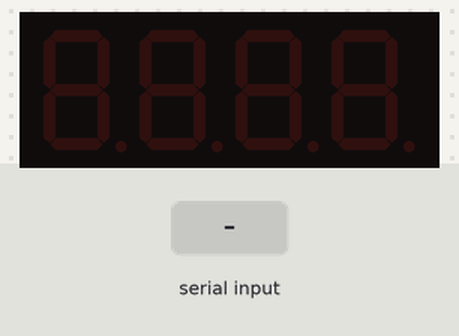
Bench run of a sketch on a simulated Arduino Uno, built with avr-gcc and run on an emulated ATmega328P. On the bench: 4-digit seven-segment display. The test bench sets the inputs (shaded band). What the sketch prints to the serial monitor is not drawn.

Above: at 1.2 s.
1.3 s: "90,45\n" received over Serial
At 1.6 s:
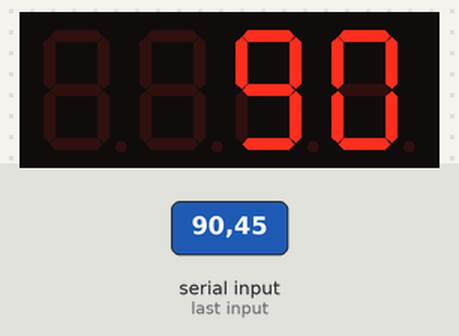
At 2.7 s:
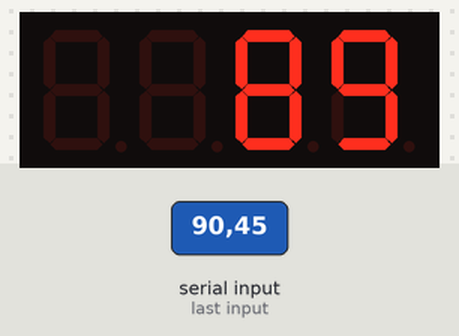
Timing chart, 0 to 4.3 s (numbered marks = the images above; inputs shaded):
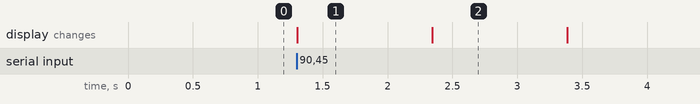

Measured:
- after the input at 1.3 s, the display: changes at once (image 1)
- what the display in image 1 shows lasts 1.0 s, from 1.3 s to 2.3 s

The sketch:

Alarm_TImer_Project.ino
```cpp
int A = 2;
int B = 7;
int C = 11;
int D = 9;
int E = 8;
int F = 3;
int G = 12;
int DP = 10;
int D1 = 4;
int D2 = 5;
int D3 = 6;
int D4 = 13;
int userInput;
int buzzPin = A4;
int delayTime = 5;

#include "SevSeg.h"
SevSeg sevseg;

byte numDigits = 4;
byte digitPins[] = {D1, D2, D3, D4};
byte segmentPins[] = {A,B,C,D,E,F,G,DP};
bool resistorsOnSegments = true;
byte hardwareConfig = COMMON_CATHODE;

void setup() {
  // put your setup code here, to run once:
sevseg.begin(hardwareConfig,numDigits,digitPins,segmentPins,resistorsOnSegments);
sevseg.setBrightness(90);
Serial.begin(9600);

}

void loop() {
  // put your main code here, to run repeatedly:
Serial.println("Set a timer for seconds, maximum: 9999");
while(Serial.available() == 0){

}
userInput = Serial.parseInt();
if(userInput <= 9999 && userInput > 0){ // Everything must be true for the code to work
  while(userInput > 0){
  sevseg.setNumber(userInput);

sevseg.refreshDisplay();
delay(delayTime);
sevseg.refreshDisplay();
delay(delayTime);
sevseg.refreshDisplay();
delay(delayTime);
sevseg.refreshDisplay();
delay(delayTime);
sevseg.refreshDisplay();
delay(delayTime);
sevseg.refreshDisplay();
delay(delayTime);
sevseg.refreshDisplay();
delay(delayTime);
sevseg.refreshDisplay();
delay(delayTime);
sevseg.refreshDisplay();
delay(delayTime);
sevseg.refreshDisplay();
delay(delayTime);
sevseg.refreshDisplay();
delay(delayTime);
sevseg.refreshDisplay();
delay(delayTime);
sevseg.refreshDisplay();
delay(delayTime);
sevseg.refreshDisplay();
delay(delayTime);
sevseg.refreshDisplay();
delay(delayTime);
sevseg.refreshDisplay();
delay(delayTime);
sevseg.refreshDisplay();
delay(delayTime);
sevseg.refreshDisplay();
delay(delayTime);
sevseg.refreshDisplay();
delay(delayTime);
sevseg.refreshDisplay();
delay(delayTime);
sevseg.refreshDisplay();
delay(delayTime);
sevseg.refreshDisplay();
delay(delayTime);
sevseg.refreshDisplay();
delay(delayTime);
sevseg.refreshDisplay();
delay(delayTime);
sevseg.refreshDisplay();
delay(delayTime);
sevseg.refreshDisplay();
delay(delayTime);
sevseg.refreshDisplay();
delay(delayTime);
sevseg.refreshDisplay();
delay(delayTime);
sevseg.refreshDisplay();
delay(delayTime);
sevseg.refreshDisplay();
delay(delayTime);
sevseg.refreshDisplay();
delay(delayTime);
sevseg.refreshDisplay();
delay(delayTime);
sevseg.refreshDisplay();
delay(delayTime);
sevseg.refreshDisplay();
delay(delayTime);
sevseg.refreshDisplay();
delay(delayTime);
sevseg.refreshDisplay();
delay(delayTime);
sevseg.refreshDisplay();
delay(delayTime);
sevseg.refreshDisplay();
delay(delayTime);
sevseg.refreshDisplay();
delay(delayTime);
sevseg.refreshDisplay();
delay(delayTime);
sevseg.refreshDisplay();
delay(delayTime);
sevseg.refreshDisplay();
delay(delayTime);
sevseg.refreshDisplay();
delay(delayTime);
sevseg.refreshDisplay();
delay(delayTime);
sevseg.refreshDisplay();
delay(delayTime);
sevseg.refreshDisplay();
delay(delayTime);
sevseg.refreshDisplay();
delay(delayTime);
sevseg.refreshDisplay();
delay(delayTime);
sevseg.refreshDisplay();
delay(delayTime);
sevseg.refreshDisplay();
delay(delayTime);
sevseg.refreshDisplay();
delay(delayTime);
sevseg.refreshDisplay();
delay(delayTime);
sevseg.refreshDisplay();
delay(delayTime);
sevseg.refreshDisplay();
delay(delayTime);
sevseg.refreshDisplay();
delay(delayTime);
sevseg.refreshDisplay();
delay(delayTime);
sevseg.refreshDisplay();
delay(delayTime);
sevseg.refreshDisplay();
delay(delayTime);
sevseg.refreshDisplay();
delay(delayTime);
sevseg.refreshDisplay();
delay(delayTime);
sevseg.refreshDisplay();
delay(delayTime);
sevseg.refreshDisplay();
delay(delayTime);
sevseg.refreshDisplay();
delay(delayTime);
sevseg.refreshDisplay();
delay(delayTime);
sevseg.refreshDisplay();
delay(delayTime);
sevseg.refreshDisplay();
delay(delayTime);
sevseg.refreshDisplay();
delay(delayTime);
sevseg.refreshDisplay();
delay(delayTime);
sevseg.refreshDisplay();
delay(delayTime);
sevseg.refreshDisplay();
delay(delayTime);
sevseg.refreshDisplay();
delay(delayTime);
sevseg.refreshDisplay();
delay(delayTime);
sevseg.refreshDisplay();
delay(delayTime);
sevseg.refreshDisplay();
delay(delayTime);
sevseg.refreshDisplay();
delay(delayTime);
sevseg.refreshDisplay();
delay(delayTime);
sevseg.refreshDisplay();
delay(delayTime);
sevseg.refreshDisplay();
delay(delayTime);
sevseg.refreshDisplay();
delay(delayTime);
sevseg.refreshDisplay();
delay(delayTime);
sevseg.refreshDisplay();
delay(delayTime);
sevseg.refreshDisplay();
delay(delayTime);
sevseg.refreshDisplay();
delay(delayTime);
sevseg.refreshDisplay();
delay(delayTime);
sevseg.refreshDisplay();
delay(delayTime);
sevseg.refreshDisplay();
delay(delayTime);
sevseg.refreshDisplay();
delay(delayTime);
sevseg.refreshDisplay();
delay(delayTime);
sevseg.refreshDisplay();
delay(delayTime);
sevseg.refreshDisplay();
delay(delayTime);
sevseg.refreshDisplay();
delay(delayTime);
sevseg.refreshDisplay();
delay(delayTime);
sevseg.refreshDisplay();
delay(delayTime);
sevseg.refreshDisplay();
delay(delayTime);
sevseg.refreshDisplay();
delay(delayTime);
sevseg.refreshDisplay();
delay(delayTime);
sevseg.refreshDisplay();
delay(delayTime);
sevseg.refreshDisplay();
delay(delayTime);
sevseg.refreshDisplay();
delay(delayTime);
sevseg.refreshDisplay();
delay(delayTime);
sevseg.refreshDisplay();
delay(delayTime);
sevseg.refreshDisplay();
delay(delayTime);
sevseg.refreshDisplay();
delay(delayTime);
sevseg.refreshDisplay();
delay(delayTime);
sevseg.refreshDisplay();
delay(delayTime);
sevseg.refreshDisplay();
delay(delayTime);
sevseg.refreshDisplay();
delay(delayTime);
sevseg.refreshDisplay();
delay(delayTime);
sevseg.refreshDisplay();
delay(delayTime);
sevseg.refreshDisplay();
delay(delayTime);
sevseg.refreshDisplay();
delay(delayTime);
sevseg.refreshDisplay();
delay(delayTime);
sevseg.refreshDisplay();
delay(delayTime);
sevseg.refreshDisplay();
delay(delayTime);
sevseg.refreshDisplay();
delay(delayTime);
sevseg.refreshDisplay();
delay(delayTime);
sevseg.refreshDisplay();
delay(delayTime);
sevseg.refreshDisplay();
delay(delayTime);
sevseg.refreshDisplay();
delay(delayTime);
sevseg.refreshDisplay();
delay(delayTime);
sevseg.refreshDisplay();
delay(delayTime);
sevseg.refreshDisplay();
delay(delayTime);
sevseg.refreshDisplay();
delay(delayTime);
sevseg.refreshDisplay();
delay(delayTime);
sevseg.refreshDisplay();
delay(delayTime);
sevseg.refreshDisplay();
delay(delayTime);
sevseg.refreshDisplay();
delay(delayTime);
sevseg.refreshDisplay();
delay(delayTime);
sevseg.refreshDisplay();
delay(delayTime);
sevseg.refreshDisplay();
delay(delayTime);
sevseg.refreshDisplay();
delay(delayTime);
sevseg.refreshDisplay();
delay(delayTime);
sevseg.refreshDisplay();
delay(delayTime);
sevseg.refreshDisplay();
delay(delayTime);
sevseg.refreshDisplay();
delay(delayTime);
sevseg.refreshDisplay();
delay(delayTime);
sevseg.refreshDisplay();
delay(delayTime);
sevseg.refreshDisplay();
delay(delayTime);
sevseg.refreshDisplay();
delay(delayTime);
sevseg.refreshDisplay();
delay(delayTime);
sevseg.refreshDisplay();
delay(delayTime);
sevseg.refreshDisplay();
delay(delayTime);
sevseg.refreshDisplay();
delay(delayTime);
sevseg.refreshDisplay();
delay(delayTime);
sevseg.refreshDisplay();
delay(delayTime);
sevseg.refreshDisplay();
delay(delayTime);
sevseg.refreshDisplay();
delay(delayTime);
sevseg.refreshDisplay();
delay(delayTime);
sevseg.refreshDisplay();
delay(delayTime);
sevseg.refreshDisplay();
delay(delayTime);
sevseg.refreshDisplay();
delay(delayTime);
sevseg.refreshDisplay();
delay(delayTime);
sevseg.refreshDisplay();
delay(delayTime);
sevseg.refreshDisplay();
delay(delayTime);
sevseg.refreshDisplay();
delay(delayTime);
sevseg.refreshDisplay();
delay(delayTime);
sevseg.refreshDisplay();
delay(delayTime);
sevseg.refreshDisplay();
delay(delayTime);
sevseg.refreshDisplay();
delay(delayTime);
sevseg.refreshDisplay();
delay(delayTime);
sevseg.refreshDisplay();
delay(delayTime);
sevseg.refreshDisplay();
delay(delayTime);
sevseg.refreshDisplay();
delay(delayTime);
sevseg.refreshDisplay();
delay(delayTime);
sevseg.refreshDisplay();
delay(delayTime);
sevseg.refreshDisplay();
delay(delayTime);
sevseg.refreshDisplay();
delay(delayTime);
sevseg.refreshDisplay();
delay(delayTime);
sevseg.refreshDisplay();
delay(delayTime);
sevseg.refreshDisplay();
delay(delayTime);
sevseg.refreshDisplay();
delay(delayTime);
sevseg.refreshDisplay();
delay(delayTime);
sevseg.refreshDisplay();
delay(delayTime);
sevseg.refreshDisplay();
delay(delayTime);
sevseg.refreshDisplay();
delay(delayTime);
sevseg.refreshDisplay();
delay(delayTime);
sevseg.refreshDisplay();
delay(delayTime);
sevseg.refreshDisplay();
delay(delayTime);
sevseg.refreshDisplay();
delay(delayTime);
sevseg.refreshDisplay();
delay(delayTime);
sevseg.refreshDisplay();
delay(delayTime);
sevseg.refreshDisplay();
delay(delayTime);
sevseg.refreshDisplay();
delay(delayTime);
sevseg.refreshDisplay();
delay(delayTime);
sevseg.refreshDisplay();
delay(delayTime);
sevseg.refreshDisplay();
delay(delayTime);
sevseg.refreshDisplay();
delay(delayTime);
sevseg.refreshDisplay();
delay(delayTime);
sevseg.refreshDisplay();
delay(delayTime);
sevseg.refreshDisplay();
delay(delayTime);
sevseg.refreshDisplay();
delay(delayTime);
sevseg.refreshDisplay();
delay(delayTime);
sevseg.refreshDisplay();
delay(delayTime);
sevseg.refreshDisplay();
delay(delayTime);
sevseg.refreshDisplay();
delay(delayTime);
sevseg.refreshDisplay();
delay(delayTime);
sevseg.refreshDisplay();
delay(delayTime);
sevseg.refreshDisplay();
delay(delayTime);
sevseg.refreshDisplay();
delay(delayTime);
sevseg.refreshDisplay();
delay(delayTime);


sevseg.refreshDisplay();
userInput = userInput - 1;
sevseg.refreshDisplay();
}
analogWrite(buzzPin, 255);
delay(5000);
analogWrite(buzzPin, 0);
sevseg.blank();

}else{
  Serial.println("maximum number is 9999, Can you please try again!");
}

}
```
